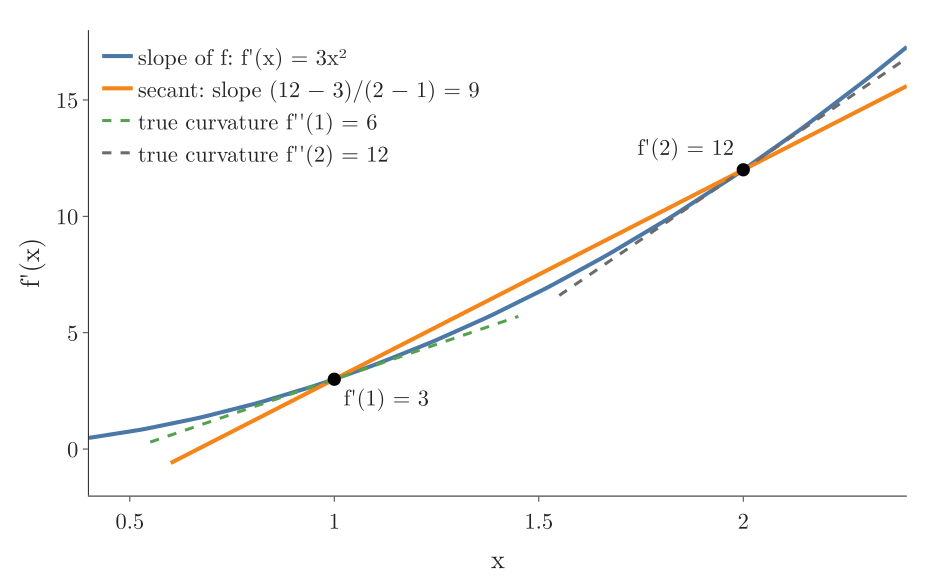

The script that drew this image:
"""The secant idea behind BFGS, in one variable: for f = x^3 the slope f'(x) = 3x^2 is read at x = 1 (3) and x = 2 (12).
The line through the two readings has slope 9: a stand-in for the curvature f'' without computing it.
The true curvatures are the tangent slopes 6 and 12 (dashed)."""
from pathlib import Path
import numpy as np
import plotly.graph_objects as go

here = Path(__file__).parent
BLUE, ORANGE, GREEN, GREY = "#4C78A8", "#F58518", "#54A24B", "#6B6B6B"
x = np.linspace(0.4, 2.4, 100)
B = (3 * 2 ** 2 - 3 * 1 ** 2) / (2 - 1)
assert B == 9
fig = go.Figure()
fig.add_trace(go.Scatter(x=x, y=3 * x ** 2, mode="lines", name="slope of f: f'(x) = 3x²", line=dict(color=BLUE, width=4)))
xs = np.array([0.6, 2.4])
fig.add_trace(go.Scatter(x=xs, y=3 + B * (xs - 1), mode="lines", name="secant: slope (12 − 3)/(2 − 1) = 9",
                         line=dict(color=ORANGE, width=4)))
for x0, s in ((1, 6), (2, 12)):
    xt = np.array([x0 - 0.45, x0 + 0.45])
    fig.add_trace(go.Scatter(x=xt, y=3 * x0 ** 2 + s * (xt - x0), mode="lines", name=f"true curvature f''({x0}) = {s}",
                             line=dict(color=GREEN if x0 == 1 else GREY, width=3, dash="dash")))
fig.add_trace(go.Scatter(x=[1, 2], y=[3, 12], mode="markers+text", text=["f'(1) = 3", "f'(2) = 12"],
                         textposition=["bottom right", "top left"], marker=dict(size=13, color="black"),
                         showlegend=False))
fig.update_layout(template="simple_white", width=900, height=560, font=dict(family="Latin Modern Roman", size=22),
                  xaxis=dict(title="x", range=[0.4, 2.4]), yaxis=dict(title="f'(x)", range=[-2, 18]),
                  legend=dict(x=0.01, y=0.99, bgcolor="rgba(255,255,255,0.85)"), margin=dict(l=60, r=20, t=20, b=55))
fig.write_image(here / "secant.png", scale=2)
fig.write_image(here / "secant.pdf")
